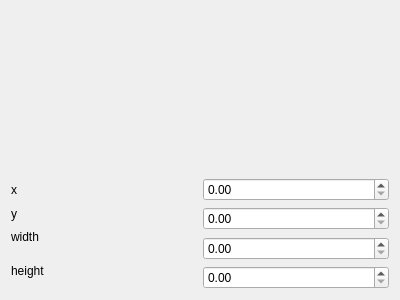
<?xml version="1.0" encoding="UTF-8"?>
<ui version="4.0">
 <class>Mask</class>
 <widget class="QWidget" name="Mask">
  <property name="geometry">
   <rect>
    <x>0</x>
    <y>0</y>
    <width>400</width>
    <height>300</height>
   </rect>
  </property>
  <property name="windowTitle">
   <string>Form</string>
  </property>
  <layout class="QGridLayout" name="gridLayout">
   <item row="2" column="1" rowspan="2">
    <widget class="QDoubleSpinBox" name="y">
     <property name="maximum">
      <double>1.000000000000000</double>
     </property>
    </widget>
   </item>
   <item row="1" column="1">
    <widget class="QDoubleSpinBox" name="x">
     <property name="maximum">
      <double>1.000000000000000</double>
     </property>
    </widget>
   </item>
   <item row="3" column="0" rowspan="2">
    <widget class="QLabel" name="label_3">
     <property name="text">
      <string>width</string>
     </property>
    </widget>
   </item>
   <item row="6" column="1">
    <widget class="QDoubleSpinBox" name="h">
     <property name="maximum">
      <double>1.000000000000000</double>
     </property>
    </widget>
   </item>
   <item row="5" column="0" rowspan="2">
    <widget class="QLabel" name="label_4">
     <property name="text">
      <string>height</string>
     </property>
    </widget>
   </item>
   <item row="2" column="0">
    <widget class="QLabel" name="label_2">
     <property name="text">
      <string>y</string>
     </property>
    </widget>
   </item>
   <item row="4" column="1" rowspan="2">
    <widget class="QDoubleSpinBox" name="w">
     <property name="maximum">
      <double>1.000000000000000</double>
     </property>
    </widget>
   </item>
   <item row="1" column="0">
    <widget class="QLabel" name="label">
     <property name="text">
      <string>x</string>
     </property>
    </widget>
   </item>
   <item row="0" column="0">
    <spacer name="verticalSpacer">
     <property name="orientation">
      <enum>Qt::Vertical</enum>
     </property>
     <property name="sizeHint" stdset="0">
      <size>
       <width>20</width>
       <height>40</height>
      </size>
     </property>
    </spacer>
   </item>
  </layout>
 </widget>
 <resources/>
 <connections/>
</ui>
